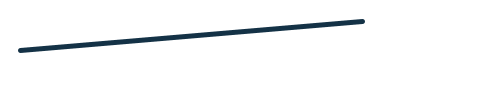
Frame 1 (no input)
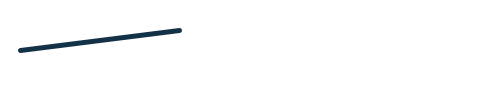
Frame 60 (the mouse pressed at the canvas centre just before this capture)
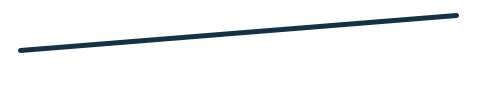
Frame 120 (the mouse held since frame 60 and released just before this capture)

The Processing sketch that drew these frames (run headless with seeded random() and noise(); from frame 60 on, the mouse is pressed at the canvas centre):

// Processing sketch: straight_line_2
// ── straight_line_2.pde

void setup() {
  size(500,100);
  background(255);
  strokeWeight(5);
  frameRate(24);
  stroke(20,50,70);
  smooth();
}

void draw() {
  float randx = random(width);
  float randy = random(height);
  int i = 40;
  while (i > 0) {
  //for (int i=0; i < 40; i=i+1) {
    background(255);
    println(i);
    randx = random(width);
    randy = random(height);
    line(20,50,randx,randy);
    i -= 1;
  }
}
